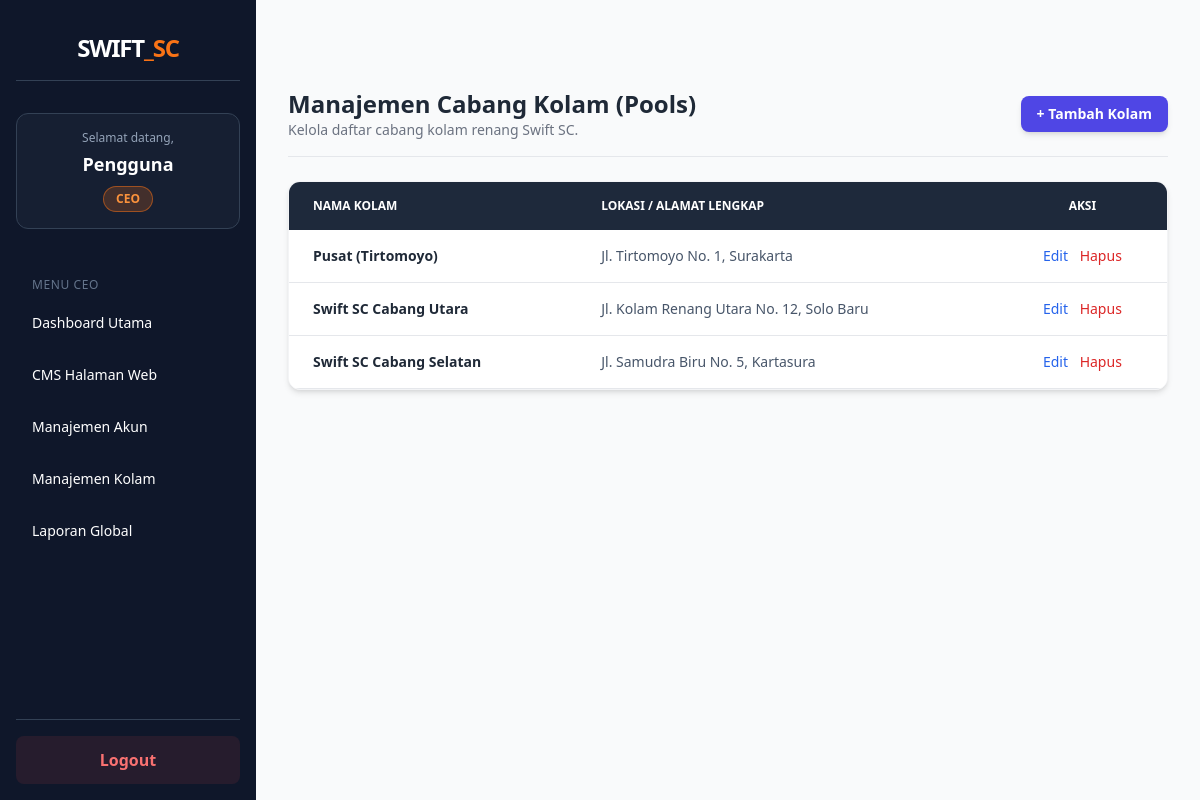
The app's page /ceo/ceo_manage_kolam.php (signed in) with its own data.
### tables this page shows
CREATE TABLE `cabang` (
  `id` int(11) NOT NULL,
  `nama_cabang` varchar(100) NOT NULL,
  `lokasi` text NOT NULL,
  `created_at` timestamp NOT NULL DEFAULT current_timestamp()
);

### ceo/ceo_manage_kolam.php (the view, shortened to what this page needs)
<?php
include '../includes/header.php';
include '../includes/sidebar.php';
include '../includes/koneksi.php';
?>
<div class="p-4 sm:ml-64">
    <div class="p-4 rounded-lg mt-14">
        <div class="flex justify-between items-center mb-6 border-b pb-4">
            <div>
                <h1 class="text-2xl font-bold text-gray-800">Manajemen Cabang Kolam (Pools)</h1>
                <p class="text-sm text-gray-500">Kelola daftar cabang kolam renang Swift SC.</p>
            </div>
            <button data-modal-target="modalTambahKolam" data-modal-toggle="modalTambahKolam" class="bg-indigo-600 hover:bg-indigo-700 text-white font-bold py-2 px-4 rounded-lg text-sm transition-all shadow-md">+ Tambah Kolam</button>
        </div>
        <div class="relative overflow-x-auto shadow-md sm:rounded-xl bg-white border border-gray-100">
            <table class="w-full text-sm text-left text-gray-500">
                <thead class="text-xs text-white uppercase bg-slate-800">
                    <tr>
                        <th class="px-6 py-4">Nama Kolam</th>
                        <th class="px-6 py-4">Lokasi / Alamat Lengkap</th>
                        <th class="px-6 py-4 text-center">Aksi</th>
                    </tr>
                </thead>
                <tbody>
                    <?php
                    $poolsArray = [];
                    try {
                        $q_kolam = mysqli_query($koneksi, "SELECT * FROM cabang");
                        while($row = mysqli_fetch_assoc($q_kolam)) {
                            $poolsArray[] = $row;
                        }
                    } catch (\Exception $e) {}
                    if(count($poolsArray) > 0) {
                        foreach($poolsArray as $data) {
                    ?>
                    <tr class="bg-white border-b hover:bg-slate-50">
                        <td class="px-6 py-4 font-bold text-gray-800"><?= htmlspecialchars($data['nama_cabang']); ?></td>
                        <td class="px-6 py-4 text-slate-600"><?= htmlspecialchars($data['lokasi']); ?></td>
                        <td class="px-6 py-4 text-center space-x-2">
                            <button data-modal-target="modalEditKolam<?= $data['id']; ?>" data-modal-toggle="modalEditKolam<?= $data['id']; ?>" class="font-medium text-blue-600 hover:underline">Edit</button>
                            <a href="ceo_kolam_proses.php?hapus=<?= $data['id']; ?>" onclick="return confirm('Yakin ingin menghapus kolam ini?')" class="font-medium text-red-600 hover:underline">Hapus</a>
                        </td>
                    </tr>
                    <?php } } else { echo "<tr><td colspan='3' class='px-6 py-8 text-center text-slate-500 italic'>Belum ada data kolam cabang. Silakan tambah data baru.</td></tr>"; } ?>
                </tbody>
            </table>
        </div>
    </div>
</div>
<?php include '../includes/footer.php'; ?>

### records on screen
cabang: nama_cabang "Pusat (Tirtomoyo)", lokasi "Jl. Tirtomoyo No. 1, Surakarta"
cabang: nama_cabang "Swift SC Cabang Utara", lokasi "Jl. Kolam Renang Utara No. 12, Solo Baru"
cabang: nama_cabang "Swift SC Cabang Selatan", lokasi "Jl. Samudra Biru No. 5, Kartasura"

### other values on screen
$nama "Pengguna"
$role "CEO"
